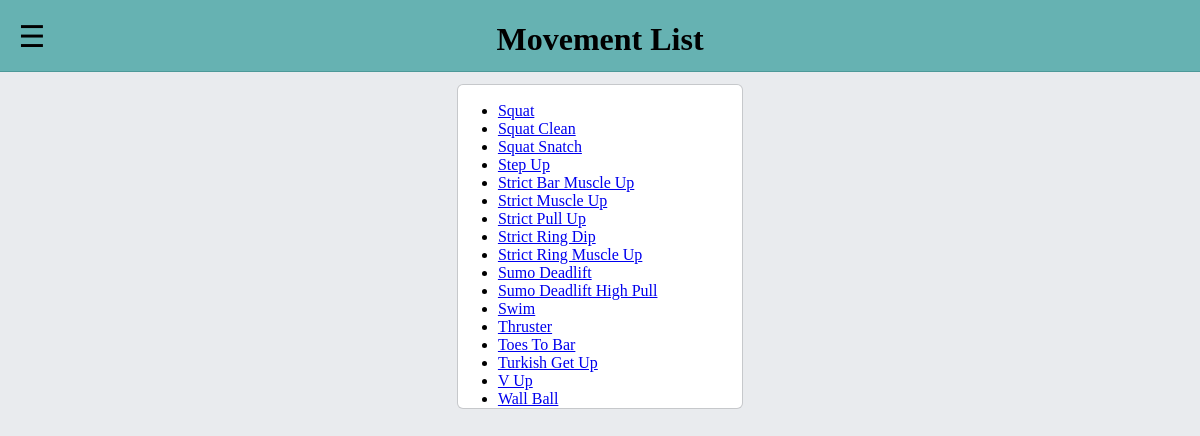
The page /metcons/movements/?page=4 on the database its author committed.
### metcons/models.py (models this page shows, shortened)
class Movement(models.Model):
	name = models.CharField(max_length=200)
	classification = models.ForeignKey(Classification, default=3, on_delete=models.CASCADE)
	class Meta:
		ordering = ['name']
	def get_absolute_url(self):
                return reverse('movement-detail', args=[str(self.id)])

### metcons/views.py (the view)
# urls.py: path('movements/', views.MovementListView.as_view(), name='movements'),
class MovementListView(generic.ListView):
    model = Movement
    paginate_by = 20

### metcons/templates/metcons/movement_list.html (shortened to what this page needs)
{% extends "base_generic.html" %}
{% block content %}
	<h1>Movement List</h1>
	{% if movement_list %}
		<div class="tabContentReplacement">
			<div class="listedWorkouts">
				<div class="workoutContent">
					<ul>
						<div class="infinite-container">
							{% for movement in movement_list %}
								<div class="infinite-item">
									<li>
										<a href="{{ movement.get_absolute_url }}">{{ movement.name }}</a>
									</li>
								</div>
							{% endfor %}
						</div>
					</ul>
				</div>
			</div>
		</div>
	{% else %}
		<div class="center_stuff"><p>There are no movements in the database.</p></div>
	{% endif %}
{% endblock %}

### metcons/static/css/base_generic.css (style rules this page uses)
html { background-color: #e9ebee; overflow-y: scroll; }
h1 { text-align: center; left: 30%; top: 0; position: fixed; z-index: 9; width: 40%; }
.tabContentReplacement { border-top: none; left: 10%; top: 5px; position: relative; z-index: 1; width: 80%; margin-bottom: 50px; }
.workoutContent { background-color: white; border-radius: 5px; padding-top: 1px; padding-bottom: 0px; margin-top: 10px; margin-bottom: 10px; width: 100%; box-shadow: 0 0 0 1px rgba(0,0,0,.15); position: relative; }
.listedWorkouts { background-color: transparent; width: 30%; left: 35%; position: relative; border-radius: 5px; }

### rows shown on the page
Movement: name "Squat"
Movement: name "Squat Clean"
Movement: name "Squat Snatch"
Movement: name "Step Up"
Movement: name "Strict Bar Muscle Up"
Movement: name "Strict Muscle Up"
Movement: name "Strict Pull Up"
Movement: name "Strict Ring Dip"
Movement: name "Strict Ring Muscle Up"
Movement: name "Sumo Deadlift"
Movement: name "Sumo Deadlift High Pull"
Movement: name "Swim"
Movement: name "Thruster"
Movement: name "Toes To Bar"
Movement: name "Turkish Get Up"
Movement: name "V Up"
Movement: name "Wall Ball"
